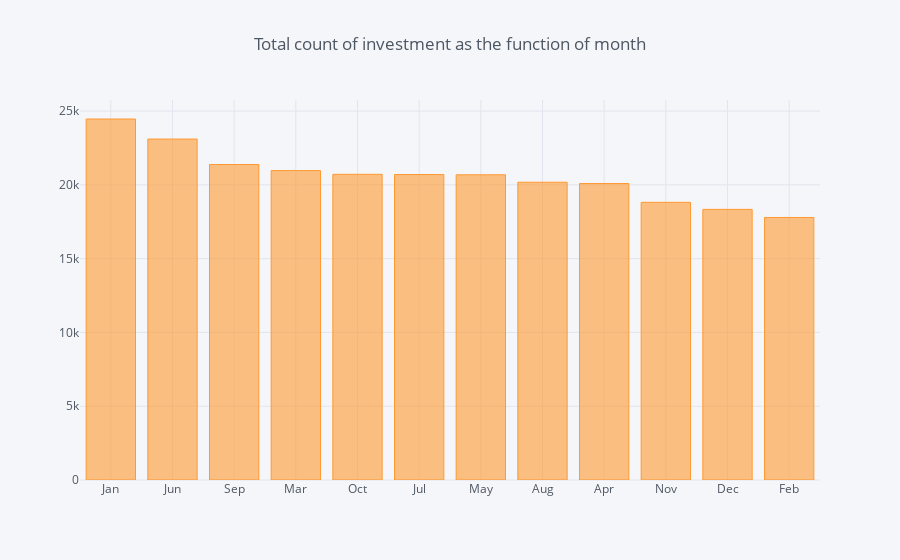

The code cell stored with this chart in its notebook:
### Code cell
df_dollar['month_s'] = df_dollar.month.apply(lambda x: int(x))
df_dollar['month_n'] = df_dollar['month_s'].apply(lambda x: calendar.month_abbr[x])
month = df_dollar.month_n.value_counts()

iplot(month.iplot(asFigure=True,
                 kind='bar',
                 xTitle='',
                 yTitle='',
                 title='Total count of investment as the function of month'))

### Figure 1 — Plotly figure (JSON) as saved in the notebook; plotly's stock layout.template omitted (floating-point values rounded to 4 significant figures)
{"data": [{"marker": {"color": "rgba(255, 153, 51, 0.6)", "line": {"color": "rgba(255, 153, 51, 1.0)", "width": 1}}, "name": "month_n", "orientation": "v", "text": "", "type": "bar", "x": ["Jan", "Jun", "Sep", "Mar", "Oct", "Jul", "May", "Aug", "Apr", "Nov", "Dec", "Feb"], "y": [24463, 23105, 21379, 20967, 20715, 20700, 20681, 20178, 20090, 18816, 18339, 17790]}], "layout": {"legend": {"bgcolor": "#F5F6F9", "font": {"color": "#4D5663"}}, "paper_bgcolor": "#F5F6F9", "plot_bgcolor": "#F5F6F9", "title": "Total count of investment as the function of month", "titlefont": {"color": "#4D5663"}, "xaxis1": {"gridcolor": "#E1E5ED", "showgrid": true, "tickfont": {"color": "#4D5663"}, "title": "", "titlefont": {"color": "#4D5663"}, "zerolinecolor": "#E1E5ED"}, "yaxis1": {"gridcolor": "#E1E5ED", "showgrid": true, "tickfont": {"color": "#4D5663"}, "title": "", "titlefont": {"color": "#4D5663"}, "zerolinecolor": "#E1E5ED"}}}
